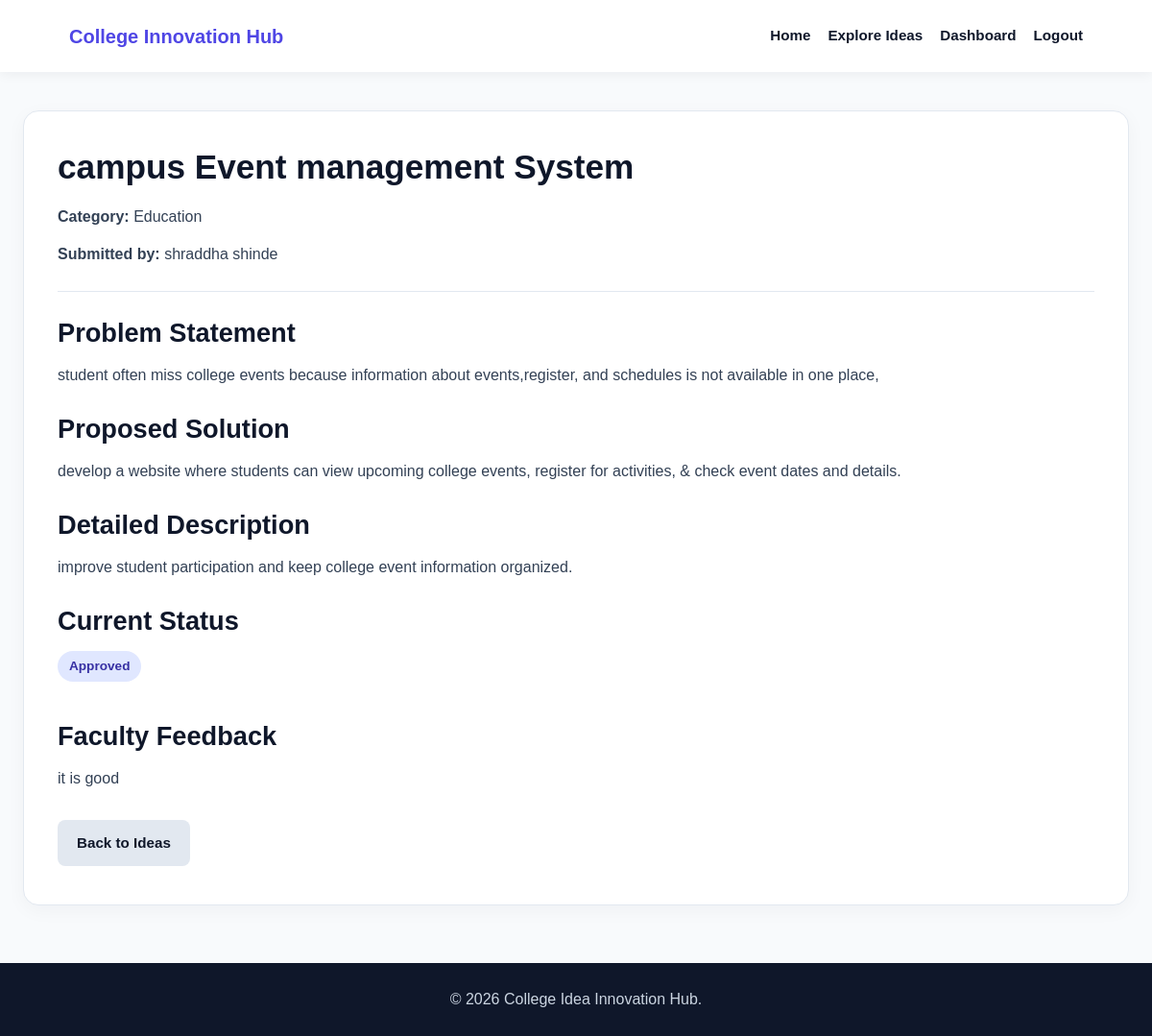
The page /ideas/1 on the database its author committed.
### tables this page shows
CREATE TABLE ideas (
            id INTEGER PRIMARY KEY AUTOINCREMENT,
            student_id INTEGER NOT NULL,
            title TEXT NOT NULL,
            category TEXT NOT NULL,
            problem TEXT NOT NULL,
            solution TEXT NOT NULL,
            description TEXT NOT NULL,
            status TEXT NOT NULL DEFAULT 'Pending',
            faculty_feedback TEXT DEFAULT '',
            created_at TIMESTAMP DEFAULT CURRENT_TIMESTAMP,
            FOREIGN KEY (student_id) REFERENCES users(id)
        );

CREATE TABLE users (
            id INTEGER PRIMARY KEY AUTOINCREMENT,
            name TEXT NOT NULL,
            email TEXT NOT NULL UNIQUE,
            password_hash TEXT NOT NULL,
            department TEXT NOT NULL DEFAULT '',
            role TEXT NOT NULL DEFAULT 'student',
            created_at TIMESTAMP DEFAULT CURRENT_TIMESTAMP
        );

### app.py (the view, shortened to what this page needs)
@app.route("/ideas/<int:idea_id>")
def idea_details(idea_id):
    connection = get_db()
    idea = connection.execute("""
        SELECT
            ideas.*,
            users.name AS student_name,
            users.department AS student_department
        FROM ideas
        JOIN users ON ideas.student_id = users.id
        WHERE ideas.id = ?
    """, (idea_id,)).fetchone()
    connection.close()
    if idea is None:
        abort(404)
    return render_template(
        "ideas/idea-details.html",
        idea=idea
    )

### app.py (called while the page is built)
def get_db():
    connection = sqlite3.connect(DATABASE)
    connection.row_factory = sqlite3.Row
    connection.execute("PRAGMA foreign_keys = ON")
    return connection

### templates/ideas/idea-details.html (shortened to what this page needs)
<!DOCTYPE html>
<html lang="en">
<head>
    <link rel="stylesheet" href="/css/style.css">
    <link rel="stylesheet" href="/css/dashboard.css">
    <link rel="stylesheet" href="/css/responsive.css">
</head>
<body>
    <header class="navbar">
        <div class="logo">College Innovation Hub</div>
        <nav>
            <a href="{{ url_for('index') }}">Home</a>
            <a href="{{ url_for('ideas') }}">Explore Ideas</a>
            <a href="{{ url_for('student_dashboard') }}">Dashboard</a>
            <a href="{{ url_for('logout') }}">Logout</a>
        </nav>
    </header>
    <main class="dashboard-container">
        <article class="details-card">
            <h1>{{ idea.title }}</h1>
            <p>
                <strong>Category:</strong>
                {{ idea.category }}
            </p>
            <p>
                <strong>Submitted by:</strong>
                {{ idea.student_name }}
            </p>
            <hr>
            <section>
                <h2>Problem Statement</h2>
                <p>{{ idea.problem }}</p>
            </section>
            <section>
                <h2>Proposed Solution</h2>
                <p>{{ idea.solution }}</p>
            </section>
            <section>
                <h2>Detailed Description</h2>
                <p>{{ idea.description }}</p>
            </section>
            <section>
                <h2>Current Status</h2>
                <p class="status-badge">{{ idea.status }}</p>
            </section>
            {% if idea.faculty_feedback %}
                <section>
                    <h2>Faculty Feedback</h2>
                    <p>{{ idea.faculty_feedback }}</p>
                </section>
            {% endif %}
            <div class="button-group">
                <a href="{{ url_for('ideas') }}" class="btn secondary-btn">
                    Back to Ideas
                </a>
            </div>
        </article>
    </main>
    <footer>
        <p>&copy; 2026 College Idea Innovation Hub.</p>
    </footer>
</body>
</html>

### rows shown on the page
ideas: title "campus Event management System", category "Education", problem "student often miss college events because information about events,register, and schedules is not available in one place,", solution "develop a website where students can view upcoming college events, register for activities, & check event dates and details.", description "improve student participation and keep college event information organized.", status "Approved", faculty_feedback "it is good"
users: student_name "shraddha shinde"
